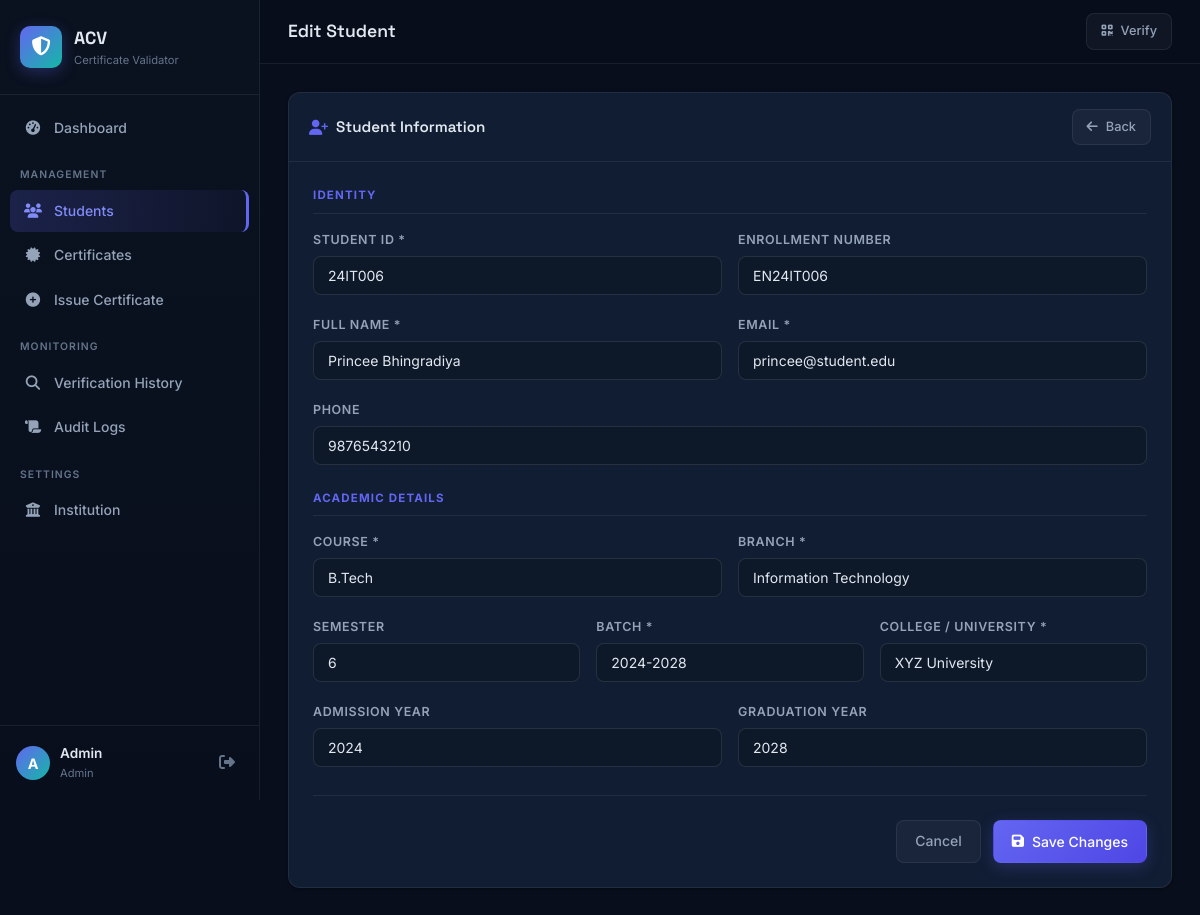
The app's page /admin/students/edit/24IT006 (signed in) with its own data.
### tables this page shows
CREATE TABLE users (
            id INTEGER PRIMARY KEY AUTOINCREMENT,
            name TEXT NOT NULL,
            email TEXT UNIQUE NOT NULL,
            password_hash TEXT NOT NULL,
            role TEXT NOT NULL DEFAULT 'student',
            student_id TEXT,
            is_active INTEGER DEFAULT 1,
            created_at TIMESTAMP DEFAULT CURRENT_TIMESTAMP
        );

CREATE TABLE students (
            id INTEGER PRIMARY KEY AUTOINCREMENT,
            student_id TEXT UNIQUE NOT NULL,
            enrollment_number TEXT,
            name TEXT NOT NULL,
            email TEXT UNIQUE NOT NULL,
            phone TEXT,
            course TEXT NOT NULL,
            branch TEXT NOT NULL,
            semester TEXT,
            batch TEXT NOT NULL,
            college TEXT NOT NULL,
            admission_year INTEGER,
            graduation_year INTEGER,
            created_at TIMESTAMP DEFAULT CURRENT_TIMESTAMP
        );

### app/routes/admin.py (the view, shortened to what this page needs)
@admin_bp.route('/students/edit/<student_id>', methods=['GET', 'POST'])
@admin_required
def edit_student(student_id):
    db = get_db(); db.row_factory = sqlite3.Row
    student = db.execute('SELECT * FROM students WHERE student_id=?', (student_id,)).fetchone()
    if not student:
        flash('Student not found.', 'error')
        return redirect(url_for('admin.students'))
    db.close()
    return render_template('admin/add_student.html', student=student)

### app/models.py (called while the page is built)
    @property
    def is_active(self):
        return bool(self._is_active)

    @staticmethod
    def get_by_id(user_id):
        db = sqlite3.connect(current_app.config['DATABASE'])
        db.row_factory = sqlite3.Row
        row = db.execute('SELECT * FROM users WHERE id = ?', (user_id,)).fetchone()
        db.close()
        if row:
            return User(row['id'], row['name'], row['email'], row['role'],
                        row['student_id'], row['is_active'])
        return None

### app/routes/admin.py (called while the page is built)
def admin_required(f):
    @wraps(f)
    @login_required
    def decorated(*args, **kwargs):
        if current_user.role != 'admin':
            abort(403)
        return f(*args, **kwargs)
    return decorated

def get_db():
    return sqlite3.connect(current_app.config['DATABASE'],
                           detect_types=sqlite3.PARSE_DECLTYPES)

### templates/admin/add_student.html (shortened to what this page needs)
{% extends "layout.html" %}
{% block page_title %}{{ 'Edit' if student else 'Add New' }} Student{% endblock %}
{% block sidebar_nav %}
<a href="{{ url_for('admin.dashboard') }}" class="nav-item"><i class="fa-solid fa-gauge-high"></i><span>Dashboard</span></a>
<div class="nav-section">MANAGEMENT</div>
<a href="{{ url_for('admin.students') }}" class="nav-item active"><i class="fa-solid fa-users"></i><span>Students</span></a>
<a href="{{ url_for('admin.certificates') }}" class="nav-item"><i class="fa-solid fa-certificate"></i><span>Certificates</span></a>
<a href="{{ url_for('admin.create_certificate') }}" class="nav-item"><i class="fa-solid fa-plus-circle"></i><span>Issue Certificate</span></a>
<div class="nav-section">MONITORING</div>
<a href="{{ url_for('admin.verification_history') }}" class="nav-item"><i class="fa-solid fa-magnifying-glass"></i><span>Verification History</span></a>
<a href="{{ url_for('admin.audit_logs') }}" class="nav-item"><i class="fa-solid fa-scroll"></i><span>Audit Logs</span></a>
<div class="nav-section">SETTINGS</div>
<a href="{{ url_for('admin.institution') }}" class="nav-item"><i class="fa-solid fa-building-columns"></i><span>Institution</span></a>
{% endblock %}
{% block content %}
<div class="form-page">
    <div class="card form-card">
        <div class="card-header">
            <h3><i class="fa-solid fa-user-plus"></i> Student Information</h3>
            <a href="{{ url_for('admin.students') }}" class="btn btn-sm btn-ghost">
                <i class="fa-solid fa-arrow-left"></i> Back
            </a>
        </div>
        <form method="POST" class="grid-form">
            <div class="form-section-title">Identity</div>
            <div class="form-row-2">
                <div class="form-group">
                    <label>Student ID *</label>
                    <input type="text" name="student_id" value="{{ student.student_id if student else '' }}"
                           placeholder="24IT006" required {% if student %}readonly{% endif %}>
                </div>
                <div class="form-group">
                    <label>Enrollment Number</label>
                    <input type="text" name="enrollment_number" value="{{ student.enrollment_number if student else '' }}"
                           placeholder="EN24IT006">
                </div>
            </div>
            <div class="form-row-2">
                <div class="form-group">
                    <label>Full Name *</label>
                    <input type="text" name="name" value="{{ student.name if student else '' }}"
                           placeholder="Princee Bhingradiya" required>
                </div>
                <div class="form-group">
                    <label>Email *</label>
                    <input type="email" name="email" value="{{ student.email if student else '' }}"
                           placeholder="student@university.edu" required>
                </div>
            </div>
            <div class="form-group">
                <label>Phone</label>
                <input type="tel" name="phone" value="{{ student.phone if student else '' }}"
                       placeholder="+91 9876543210">
            </div>
            <div class="form-section-title">Academic Details</div>
            <div class="form-row-2">
                <div class="form-group">
                    <label>Course *</label>
                    <input type="text" name="course" value="{{ student.course if student else '' }}"
                           placeholder="B.Tech" required>
                </div>
                <div class="form-group">
                    <label>Branch *</label>
                    <input type="text" name="branch" value="{{ student.branch if student else '' }}"
                           placeholder="Information Technology" required>
                </div>
            </div>
            <div class="form-row-3">
                <div class="form-group">
                    <label>Semester</label>
                    <input type="text" name="semester" value="{{ student.semester if student else '' }}"
                           placeholder="6">
                </div>
                <div class="form-group">
                    <label>Batch *</label>
                    <input type="text" name="batch" value="{{ student.batch if student else '' }}"
                           placeholder="2024-2028" required>
                </div>
                <div class="form-group">
                    <label>College / University *</label>
                    <input type="text" name="college" value="{{ student.college if student else '' }}"
                           placeholder="XYZ University" required>
                </div>
            </div>
            <div class="form-row-2">
                <div class="form-group">
                    <label>Admission Year</label>
                    <input type="number" name="admission_year" value="{{ student.admission_year if student else '' }}"
                           placeholder="2024" min="2000" max="2050">
                </div>
                <div class="form-group">
                    <label>Graduation Year</label>
                    <input type="number" name="graduation_year" value="{{ student.graduation_year if student else '' }}"
                           placeholder="2028" min="2000" max="2060">
                </div>
            </div>
            <div class="form-actions">
                <a href="{{ url_for('admin.students') }}" class="btn btn-ghost">Cancel</a>
                <button type="submit" class="btn btn-primary">
                    <i class="fa-solid fa-{{ 'floppy-disk' if student else 'user-plus' }}"></i>
                    {{ 'Save Changes' if student else 'Add Student' }}
                </button>
            </div>
        </form>
    </div>
</div>
{% endblock %}

### templates/layout.html (shortened to what this page needs)
<!DOCTYPE html>
<html lang="en">
<head>
    <link rel="stylesheet" href="https://cdnjs.cloudflare.com/ajax/libs/font-awesome/6.5.0/css/all.min.css">
    <link rel="stylesheet" href="{{ url_for('static', filename='css/main.css') }}">
</head>
<body>
<div class="app-layout">
    <aside class="sidebar" id="sidebar">
        <div class="sidebar-brand">
            <div class="brand-icon"><i class="fa-solid fa-shield-halved"></i></div>
            <div class="brand-text">
                <span class="brand-name">ACV</span>
                <span class="brand-sub">Certificate Validator</span>
            </div>
        </div>
        <nav class="sidebar-nav">
            {% block sidebar_nav %}{% endblock %}
        </nav>
        <div class="sidebar-footer">
            <div class="sidebar-user">
                <div class="user-avatar">{{ current_user.name[0].upper() }}</div>
                <div class="user-info">
                    <span class="user-name">{{ current_user.name }}</span>
                    <span class="user-role">{{ current_user.role | title }}</span>
                </div>
            </div>
            <a href="{{ url_for('auth.logout') }}" class="sidebar-logout" title="Logout">
                <i class="fa-solid fa-right-from-bracket"></i>
            </a>
        </div>
    </aside>
    <div class="main-wrapper">
        <header class="topbar">
            <div class="topbar-title">
                <h1>{% block page_title %}Dashboard{% endblock %}</h1>
            </div>
            <div class="topbar-actions">
                <a href="{{ url_for('verify.verify_index') }}" class="btn btn-sm btn-ghost" target="_blank">
                    <i class="fa-solid fa-qrcode"></i> Verify
                </a>
            </div>
        </header>
        <main class="main-content">
            {% block content %}{% endblock %}
        </main>
    </div>
</div>
</body>
</html>

### records on screen
users: name "A", name "Admin", role "Admin"
students: student_id "24IT006", enrollment_number "EN24IT006", name "Princee Bhingradiya", email "princee@student.edu", phone "9876543210", course "B.Tech", branch "Information Technology", semester "6", batch "2024-2028", college "XYZ University", admission_year "2024", graduation_year "2028"

### other values on screen
{{ 'Edit' if student else 'Add New' }} "Edit"
{{ 'Save Changes' if student else 'Add Student' }} "Save Changes"
